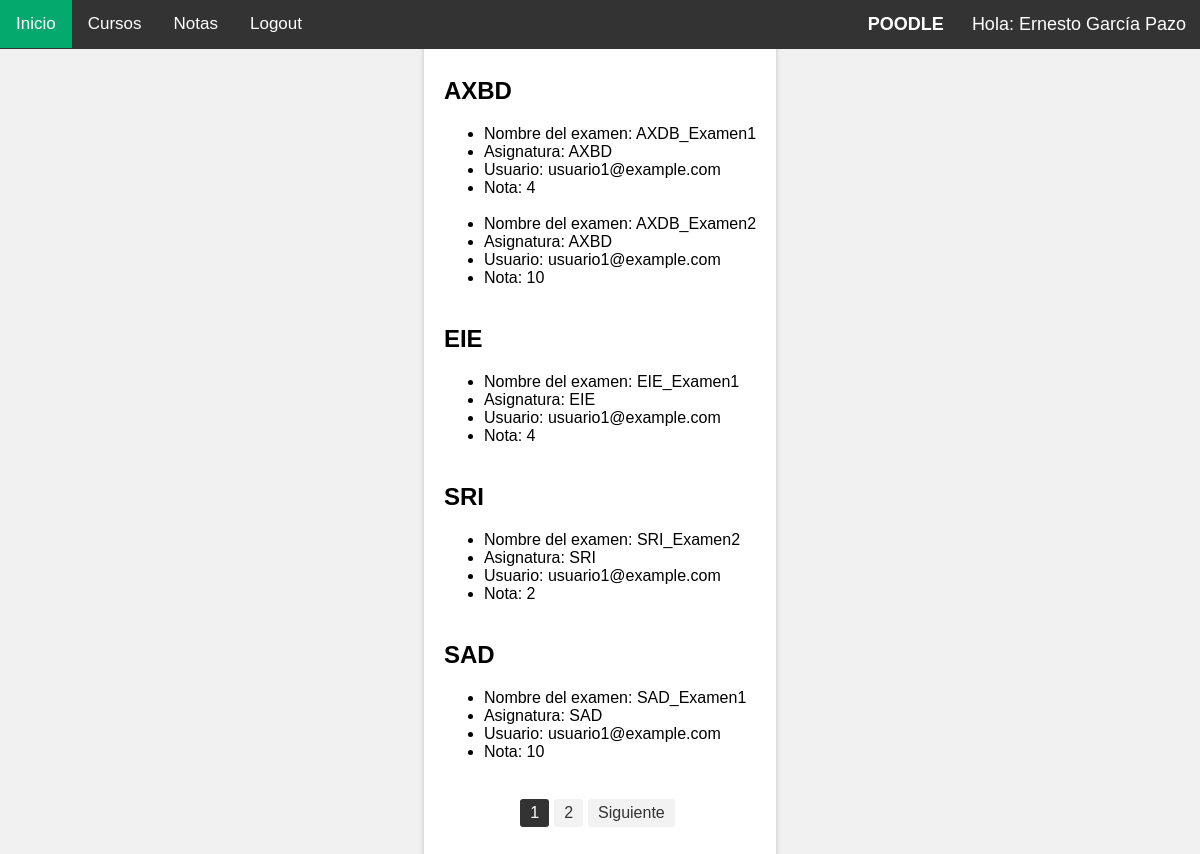
The app's page /checknota.php (signed in) with its own data.
### tables this page shows
CREATE TABLE `categoria` (
  `id` int(11) NOT NULL,
  `nombreCategoria` text DEFAULT NULL,
  `fk_grupo` int(11) NOT NULL DEFAULT 2
);

CREATE TABLE `examenes` (
  `id` int(11) NOT NULL,
  `titulo` text DEFAULT NULL,
  `grupo` int(11) DEFAULT NULL,
  `fk_categoria` int(11) DEFAULT NULL,
  `puntuacionTotal` int(11) DEFAULT NULL,
  `borrado` tinyint(1) DEFAULT NULL,
  `creador` varchar(40) DEFAULT NULL
);

CREATE TABLE `examenes_usuarios` (
  `id` int(11) NOT NULL,
  `examen` int(11) DEFAULT NULL,
  `usuario` varchar(40) DEFAULT NULL,
  `nota` int(11) DEFAULT NULL
);

### checknota.php (the view, shortened to what this page needs)
<!DOCTYPE html>
<html lang="es">
<head>
  <link rel="stylesheet" type="" href="./style.css">
</head>
<body>
  <?php require './navbar.php'; ?>
  <div class="content">
    <p>
    <?php
$conn = getconn();
$userEmail = $_SESSION['correo'];
$countQuery = "SELECT COUNT(*) AS total FROM categoria
    JOIN examenes ON examenes.fk_categoria = categoria.id
    JOIN examenes_usuarios ON examenes_usuarios.examen = examenes.id
    WHERE examenes_usuarios.usuario = '$userEmail'";
$countResult = mysqli_query($conn, $countQuery);
$totalCount = mysqli_fetch_assoc($countResult)['total'];
$recordsPerPage = 5;
$totalPages = ceil($totalCount / $recordsPerPage);
$currentPage = isset($_GET['page']) ? $_GET['page'] : 1;
$offset = ($currentPage - 1) * $recordsPerPage;
$query = "SELECT categoria.nombreCategoria, examenes.titulo, examenes_usuarios.usuario, examenes_usuarios.nota
    FROM categoria
    JOIN examenes ON examenes.fk_categoria = categoria.id
    JOIN examenes_usuarios ON examenes_usuarios.examen = examenes.id
    WHERE examenes_usuarios.usuario = '$userEmail'
    ORDER BY categoria.id, examenes.id
    LIMIT $offset, $recordsPerPage";
$result = mysqli_query($conn, $query);
$currentCategory = "";
while ($row = mysqli_fetch_assoc($result)) {
    $category = $row['nombreCategoria'];
    $examTitle = $row['titulo'];
    $username = $row['usuario'];
    $grade = $row['nota'];
    if ($currentCategory != $category) {
        if ($currentCategory != "") {
            echo '</ul></div>';
        }
        echo '<div><h2>' . $category . '</h2><ul>';
        $currentCategory = $category;
    }
    echo '<li>Nombre del examen: ' . $examTitle . '</li>';
    echo '<li>Asignatura: ' . $category . '</li>';
    echo '<li>Usuario: ' . $username . '</li>';
    echo '<li>Nota: ' . $grade . '</li>';
}
if ($currentCategory != "") {
    echo '</ul></div>';
}
echo '<div class="pagination">';
if ($totalPages > 1) {
    echo '<ul>';
    for ($i = 1; $i <= $totalPages; $i++) {
        if ($i == $currentPage) {
            echo '<li class="active"><a href="?page=' . $i . '">' . $i . '</a></li>';
        } else {
            echo '<li><a href="?page=' . $i . '">' . $i . '</a></li>';
        }
    }
    if ($currentPage < $totalPages) {
        $nextPage = $currentPage + 1;
        echo '<li><a href="?page=' . $nextPage . '">Siguiente</a></li>';
    }
    echo '</ul>';
}
echo '</div>';
?>
    </p>
  </div>
</body>
</html>

### style.css (style rules this page uses)
body { font-family: Verdana, sans-serif; display: flex; justify-content: center; align-items: center; height: 100vh; margin: 0; background-color: #f1f1f1; padding-top: 50px; }
.content { padding: 20px; background-color: white; max-width: 100%; box-shadow: 0 0 5px rgba(0, 0, 0, 0.2); }
.pagination { margin-top: 20px; display: flex; justify-content: center; align-items: center; }
.pagination ul { list-style-type: none; padding: 0; margin: 0; }
.pagination li { display: inline-block; margin-right: 5px; }
.pagination li a { display: block; padding: 5px 10px; background-color: #f2f2f2; color: #333; text-decoration: none; border-radius: 3px; }
.pagination li.active a { background-color: #333; color: #fff; }

### records on screen
categoria: nombreCategoria "AXBD", examenes.titulo "AXDB_Examen1", examenes_usuarios.usuario "usuario1@example.com", examenes_usuarios.nota "4", examenes.titulo "AXDB_Examen2", examenes_usuarios.nota "10"
categoria: nombreCategoria "EIE", examenes.titulo "EIE_Examen1", examenes_usuarios.usuario "usuario1@example.com", examenes_usuarios.nota "4"
categoria: nombreCategoria "SRI", examenes.titulo "SRI_Examen2", examenes_usuarios.usuario "usuario1@example.com", examenes_usuarios.nota "2"
categoria: nombreCategoria "SAD", examenes.titulo "SAD_Examen1", examenes_usuarios.usuario "usuario1@example.com", examenes_usuarios.nota "10"

### other values on screen
$nombre "Ernesto"
$apellidos "García Pazo"
